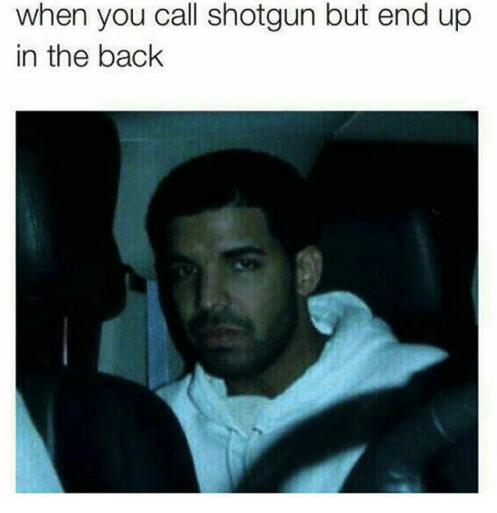
#> input picture in/img.jpg, 497 x 513 px; its folder holds only this picture in this run
$ python meme-cropper.py   (Python 2 division)   (older library calls are emulated)
#> lines starting #> are read from the running program, lines starting #| are printed output that depends on the picture; after the words box and inside, x2 and y2 are one past the last pixel; in counts of white or black regions, pixels touching at a corner belong together
from PIL import Image
import numpy
import cv2
import time
import os

## note: (0,0) is upper left corner of image

# Some input images will not have a white border, which will mess up the search
# for the Twitter pic contour. We add a white border to every image so that the
# second largest rectangular contour will always be the Twitter pic.
def addWhiteBorder(im_naked):
	naked_size = im_naked.size
	bordered_size = (int(naked_size[0]*1.1), int(naked_size[1]*1.1))
	im_bordered = Image.new("RGB", bordered_size, color = (255,255,255))
	im_bordered.paste(im_naked, ((bordered_size[0]-naked_size[0])/2,(bordered_size[1]-naked_size[1])/2))
	return im_bordered

# converts PIL image format to OpenCV format
def convertPILtoOpenCV(im):
	open_cv_image = numpy.array(im)[:, :, ::-1].copy()
	return open_cv_image

# Use OpenCV to find the contours of the input image
def getContours(im):
	im_gray = cv2.cvtColor(im, cv2.COLOR_BGR2GRAY)
	im_gray = cv2.bilateralFilter(im_gray, 11, 17, 17)
	ret, thresh = cv2.threshold(im_gray, 240, 240, 0)
	im2, contours, hierarchy = cv2.findContours(thresh, cv2.RETR_TREE, cv2.CHAIN_APPROX_SIMPLE)
	return contours

# Select the second largest rectangular contour, this is the contour
# of the Twitter pic
def getPicContour(contours):
	# sort the contours by area, of these, take the top ten largest contours
	contours = sorted(contours, key = cv2.contourArea, reverse = True)[:10]
	pic_contour = None
	count = 0
	for contour in contours:
		# approximate the shape of the contour
		peri = cv2.arcLength(contour, True)
		approx = cv2.approxPolyDP(contour, 0.02 * peri, True)
		if len(approx) == 4:
			pic_contour = approx
			count = count + 1
			if count == 2:
				break
	return pic_contour

# Selects the image coords for the Twitter pic
def getContourCoords(pic_contour):
	y0 = min(pic_contour[0][0][1],pic_contour[1][0][1],pic_contour[2][0][1],pic_contour[3][0][1])
	y1 = max(pic_contour[0][0][1],pic_contour[1][0][1],pic_contour[2][0][1],pic_contour[3][0][1])
	x0 = min(pic_contour[0][0][0],pic_contour[1][0][0],pic_contour[2][0][0],pic_contour[3][0][0])
	x1 = max(pic_contour[0][0][0],pic_contour[1][0][0],pic_contour[2][0][0],pic_contour[3][0][0])
	return (y0,y1,x0,x1)

# Crop the input image around the Twitter pic coords, and save the cropped image
# also crops the input image around the Twitter text, and saves the cropped text
def saveCroppedImages(im, pic_contour, im_path):
	(y0,y1,x0,x1) = getContourCoords(pic_contour)
	text_cropped = im[0:y0,:]
	text_img_name = "out/" + im_path.replace("in/","text/").replace(".jpg","").replace("jpeg", "").replace(".png","") + "text.jpg"
	cv2.imwrite(text_img_name,text_cropped)
	print "Text component saved as: " + str(text_img_name)
	im_cropped = im[y0:y1, x0:x1]
	pic_img_name = "out/" + im_path.replace("in/","pic/").replace(".jpg","").replace("jpeg", "").replace(".png","") + "pic.jpg"
	cv2.imwrite(pic_img_name,im_cropped)
	print "Image component saved as: " + str(pic_img_name)

def crop(im_path):
	# im_path = "in/" + raw_input("Image to crop: in/")
	im_naked = Image.open(im_path)
	im_bordered = addWhiteBorder(im_naked)
	im = convertPILtoOpenCV(im_bordered)
	contours = getContours(im)
	pic_contour = getPicContour(contours)
	saveCroppedImages(im, pic_contour, im_path)

def is_img(path):
	ext = path[-4:]
	if (ext == ".jpg") or (ext == ".png") or (ext == "jpeg"):
		return True
	return False

def get_im_paths(files):
	pic_paths = []
	for file in files:
		if is_img(file):
			pic_paths.append(file)
	return pic_paths


def main():
	dir_path = os.listdir("../meme-cropper/in/")
	im_paths = get_im_paths(dir_path)
	for path in im_paths:
		crop("in/" + path)
#> in crop, im_naked is the input picture: PIL image 497x513 RGBA; mean R, G, B, A 90.6, 104.6, 106.8, 255
#> in addWhiteBorder, `im_bordered.paste(im_naked, ((bordered_size[0]-naked_size[0])/2,(borde..`:
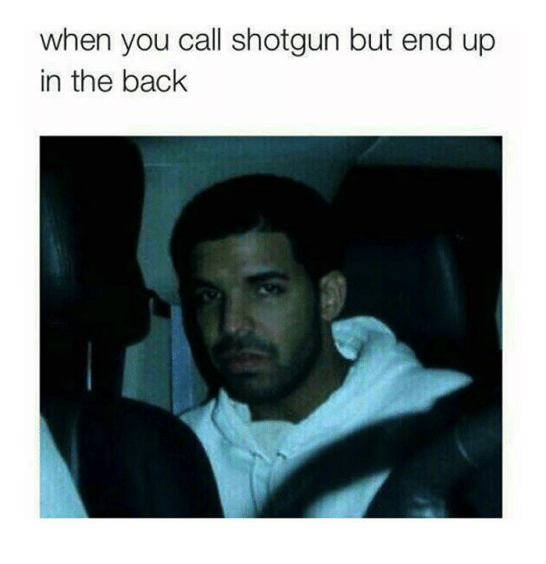
#> im_bordered: PIL image 546x564 RGB; mean R, G, B 118.9, 130.5, 132.3
#> in getContours, `im_gray = cv2.cvtColor(im, cv2.COLOR_BGR2GRAY)`:
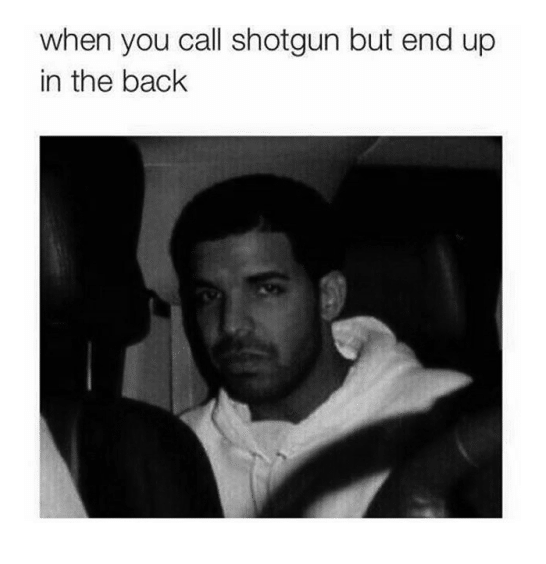
#> im_gray: shape (564, 546); min 1, max 255, mean 127.3
#> in getContours, `ret, thresh = cv2.threshold(im_gray, 240, 240, 0)`:
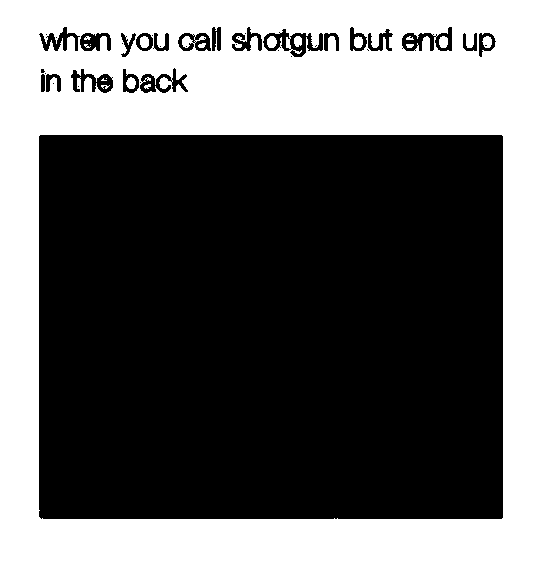
#> thresh: shape (564, 546); values 0 (black) and 240 (white), 40.3% white; 18 white regions (5 under 20 px)
#> in getContours, `im2, contours, hierarchy = cv2.findContours(thresh, cv2.RETR_TREE, cv2..`: contours = 80 contours, 46 with area under 20; largest, box (x1, y1, x2, y2) and area: (0, 0, 546, 564) 306835, (38, 134, 504, 520) 179010, (70, 68, 114, 94) 614, (289, 32, 324, 58) 570, (38, 26, 81, 52) 500
#> in getPicContour, `contours = sorted(contours, key = cv2.contourArea, reverse = True)[:10]`: contours = 10 contours; largest, box (x1, y1, x2, y2) and area: (0, 0, 546, 564) 306835, (38, 134, 504, 520) 179010, (70, 68, 114, 94) 614, (289, 32, 324, 58) 570, (38, 26, 81, 52) 500
#> the loop in getPicContour, `for contour in contours:` made 2 passes
#> (peri, pic_contour, count) on passes 1 to 2: (2216, [[0, 0], [0, 563], [545, 563], [545, 0]], 1), (1698, [[38, 136], [501, 134], [503, 517], [41, 519]], 2)
#> after the loop in getPicContour, `for contour in contours:`: count = 2
#> in crop, `pic_contour = getPicContour(contours)`: pic_contour = [[38, 136], [501, 134], [503, 517], [41, 519]]
#> in getContourCoords, `y0 = min(pic_contour[0][0][1],pic_contour[1][0][1],pic_contour[2][0][1..`: y0 = 134
#> in getContourCoords, `y1 = max(pic_contour[0][0][1],pic_contour[1][0][1],pic_contour[2][0][1..`: y1 = 519
#> in getContourCoords, `x0 = min(pic_contour[0][0][0],pic_contour[1][0][0],pic_contour[2][0][0..`: x0 = 38
#> in getContourCoords, `x1 = max(pic_contour[0][0][0],pic_contour[1][0][0],pic_contour[2][0][0..`: x1 = 503
#> in saveCroppedImages, `(y0,y1,x0,x1) = getContourCoords(pic_contour)`: y0 = 134; y1 = 519; x0 = 38; x1 = 503
#> in saveCroppedImages, `text_cropped = im[0:y0,:]`:
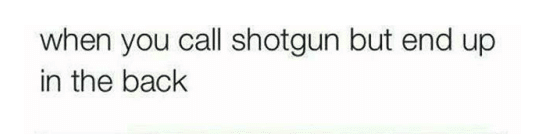
#> text_cropped: shape (134, 546, 3); mean B, G, R 242.1, 243, 243
#> in saveCroppedImages, `im_cropped = im[y0:y1, x0:x1]`:
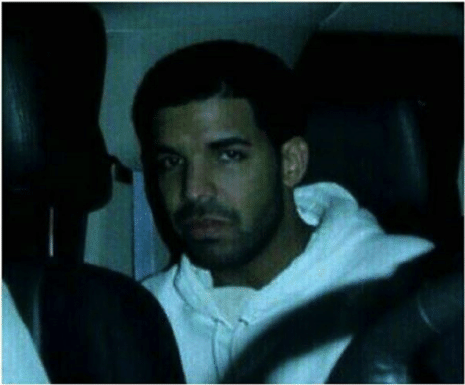
#> im_cropped: shape (385, 465, 3); mean B, G, R 49.7, 46, 26

main()

$ run again, on in/sample3.jpg
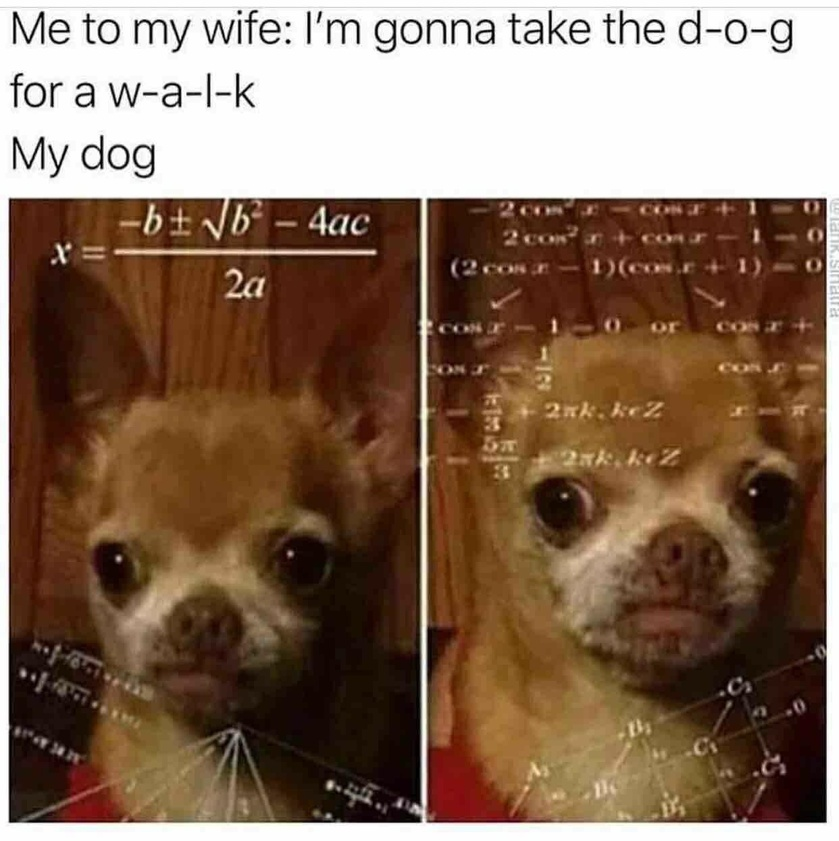
#> input picture in/sample3.jpg, 839 x 841 px, shrunk from 1242 x 1245 before the run
#> in crop, im_naked is the input picture: PIL image 839x841 RGB; mean R, G, B 134.7, 109.1, 89.9
#> in getContours, `ret, thresh = cv2.threshold(im_gray, 240, 240, 0)`:
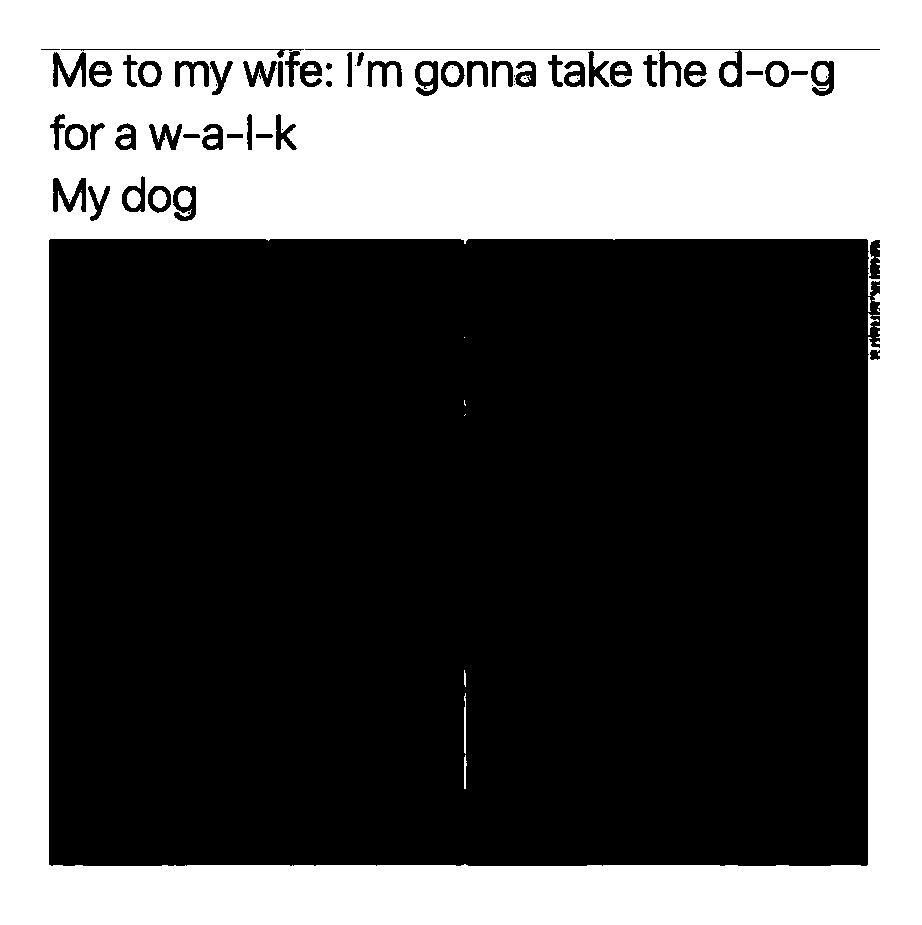
#> thresh: shape (925, 922); values 0 (black) and 240 (white), 38.1% white; 28 white regions (4 under 20 px)
#> in getContours, `im2, contours, hierarchy = cv2.findContours(thresh, cv2.RETR_TREE, cv2..`: contours = 110 contours, 35 with area under 20; largest, box (x1, y1, x2, y2) and area: (0, 0, 922, 925) 851004, (48, 238, 881, 867) 515128, (304, 48, 881, 88) 1796, (172, 185, 197, 222) 722, (414, 60, 439, 97) 714
#> in getPicContour, `contours = sorted(contours, key = cv2.contourArea, reverse = True)[:10]`: contours = 10 contours; largest, box (x1, y1, x2, y2) and area: (0, 0, 922, 925) 851004, (48, 238, 881, 867) 515128, (304, 48, 881, 88) 1796, (172, 185, 197, 222) 722, (414, 60, 439, 97) 714
#> the loop in getPicContour, `for contour in contours:` made 2 passes
#> (peri, pic_contour, count) on passes 1 to 2: (3690, [[0, 0], [0, 924], [921, 924], [921, 0]], 1), (3072.3, [[48, 240], [866, 238], [868, 864], [49, 865]], 2)
#> after the loop in getPicContour, `for contour in contours:`: count = 2
#> in crop, `pic_contour = getPicContour(contours)`: pic_contour = [[48, 240], [866, 238], [868, 864], [49, 865]]
#> in getContourCoords, `y0 = min(pic_contour[0][0][1],pic_contour[1][0][1],pic_contour[2][0][1..`: y0 = 238
#> in getContourCoords, `y1 = max(pic_contour[0][0][1],pic_contour[1][0][1],pic_contour[2][0][1..`: y1 = 865
#> in getContourCoords, `x0 = min(pic_contour[0][0][0],pic_contour[1][0][0],pic_contour[2][0][0..`: x0 = 48
#> in getContourCoords, `x1 = max(pic_contour[0][0][0],pic_contour[1][0][0],pic_contour[2][0][0..`: x1 = 868
#> in saveCroppedImages, `(y0,y1,x0,x1) = getContourCoords(pic_contour)`: y0 = 238; y1 = 865; x0 = 48; x1 = 868
#> in saveCroppedImages, `im_cropped = im[y0:y1, x0:x1]`:
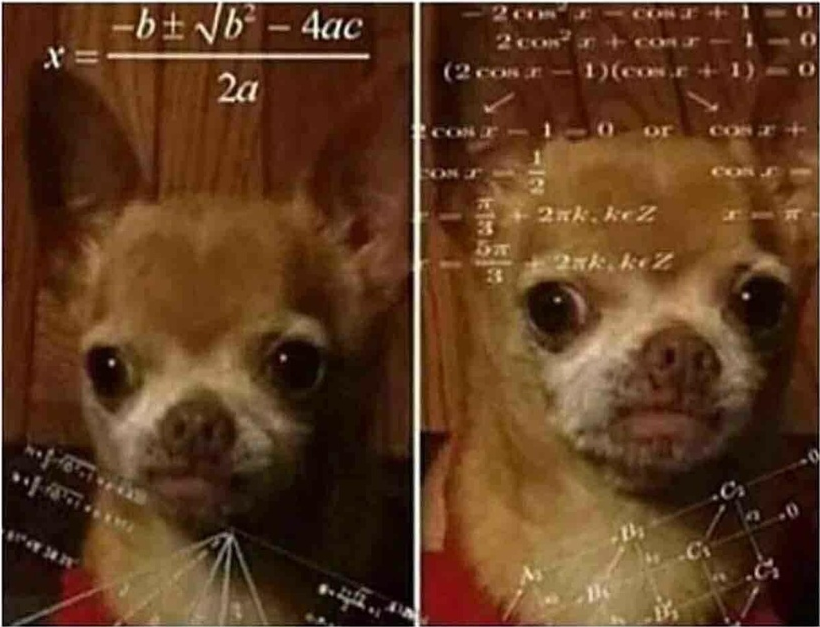
#> im_cropped: shape (627, 820, 3); mean B, G, R 33.4, 59.6, 94.8
